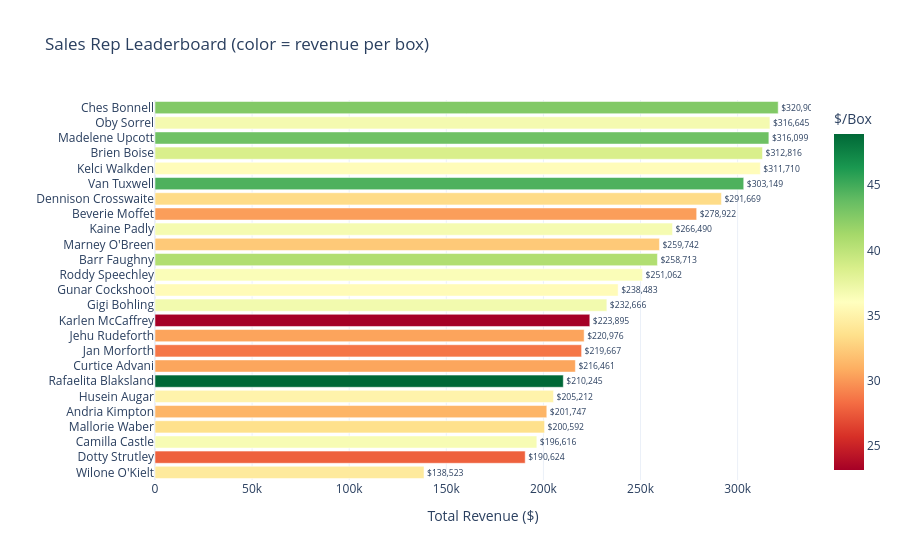

Notebook code cell kept with this figure:
### Markdown cell above
## 3. Sales Rep Performance

Total revenue by rep, colored by revenue per box (deal quality).

### Code cell
reps_df = rep_summary(df)

fig = px.bar(
    reps_df,
    x='Revenue', y='Sales Person',
    orientation='h',
    color='Revenue per Box',
    color_continuous_scale='RdYlGn',
    title='Sales Rep Leaderboard (color = revenue per box)',
    labels={'Revenue': 'Total Revenue ($)', 'Sales Person': '', 'Revenue per Box': '$/Box'},
    text=reps_df['Revenue'].apply(lambda x: f'${x:,.0f}')
)
fig.update_layout(yaxis={'categoryorder': 'total ascending'})
fig.update_traces(textposition='outside')
fig.show()

### Figure 1 — Plotly figure (JSON) as saved in the notebook; plotly's stock layout.template omitted (floating-point values rounded to 4 significant figures)
{"data": [{"hovertemplate": "Total Revenue ($)=%{x}<br>=%{y}<br>text=%{text}<br>$/Box=%{marker.color}<extra></extra>", "legendgroup": "", "marker": {"color": [42.66, 36.78, 43.43, 38.61, 35.82, 44.59, 33.27, 30.27, 36.74, 32.29, 40.64, 36.39, 35.72, 36.91, 23.18, 30.5, 28.67, 30.6, 48.93, 35.08, 31.29, 33.54, 36.59, 27.82, 34.35], "coloraxis": "coloraxis", "pattern": {"shape": ""}}, "name": "", "orientation": "h", "showlegend": false, "text": ["$320,901", "$316,645", "$316,099", "$312,816", "$311,710", "$303,149", "$291,669", "$278,922", "$266,490", "$259,742", "$258,713", "$251,062", "$238,483", "$232,666", "$223,895", "$220,976", "$219,667", "$216,461", "$210,245", "$205,212", "$201,747", "$200,592", "$196,616", "$190,624", "$138,523"], "textposition": "outside", "type": "bar", "x": [320900.0, 316600.0, 316100.0, 312800.0, 311700.0, 303100.0, 291700.0, 278900.0, 266500.0, 259700.0, 258700.0, 251100.0, 238500.0, 232700.0, 223900.0, 221000.0, 219700.0, 216500.0, 210200.0, 205200.0, 201700.0, 200600.0, 196600.0, 190600.0, 138500.0], "xaxis": "x", "y": ["Ches Bonnell", "Oby Sorrel", "Madelene Upcott", "Brien Boise", "Kelci Walkden", "Van Tuxwell", "Dennison Crosswaite", "Beverie Moffet", "Kaine Padly", "Marney O'Breen", "Barr Faughny", "Roddy Speechley", "Gunar Cockshoot", "Gigi Bohling", "Karlen McCaffrey", "Jehu Rudeforth", "Jan Morforth", "Curtice Advani", "Rafaelita Blaksland", "Husein Augar", "Andria Kimpton", "Mallorie Waber", "Camilla Castle", "Dotty Strutley", "Wilone O'Kielt"], "yaxis": "y"}], "layout": {"barmode": "relative", "coloraxis": {"colorbar": {"title": {"text": "$/Box"}}, "colorscale": [[0, "rgb(165,0,38)"], [0.1, "rgb(215,48,39)"], [0.2, "rgb(244,109,67)"], [0.3, "rgb(253,174,97)"], [0.4, "rgb(254,224,139)"], [0.5, "rgb(255,255,191)"], [0.6, "rgb(217,239,139)"], [0.7, "rgb(166,217,106)"], [0.8, "rgb(102,189,99)"], [0.9, "rgb(26,152,80)"], [1, "rgb(0,104,55)"]]}, "legend": {"tracegroupgap": 0}, "title": {"text": "Sales Rep Leaderboard (color = revenue per box)"}, "xaxis": {"anchor": "y", "domain": [0, 1], "title": {"text": "Total Revenue ($)"}}, "yaxis": {"anchor": "x", "categoryorder": "total ascending", "domain": [0, 1], "title": {"text": ""}}}}
